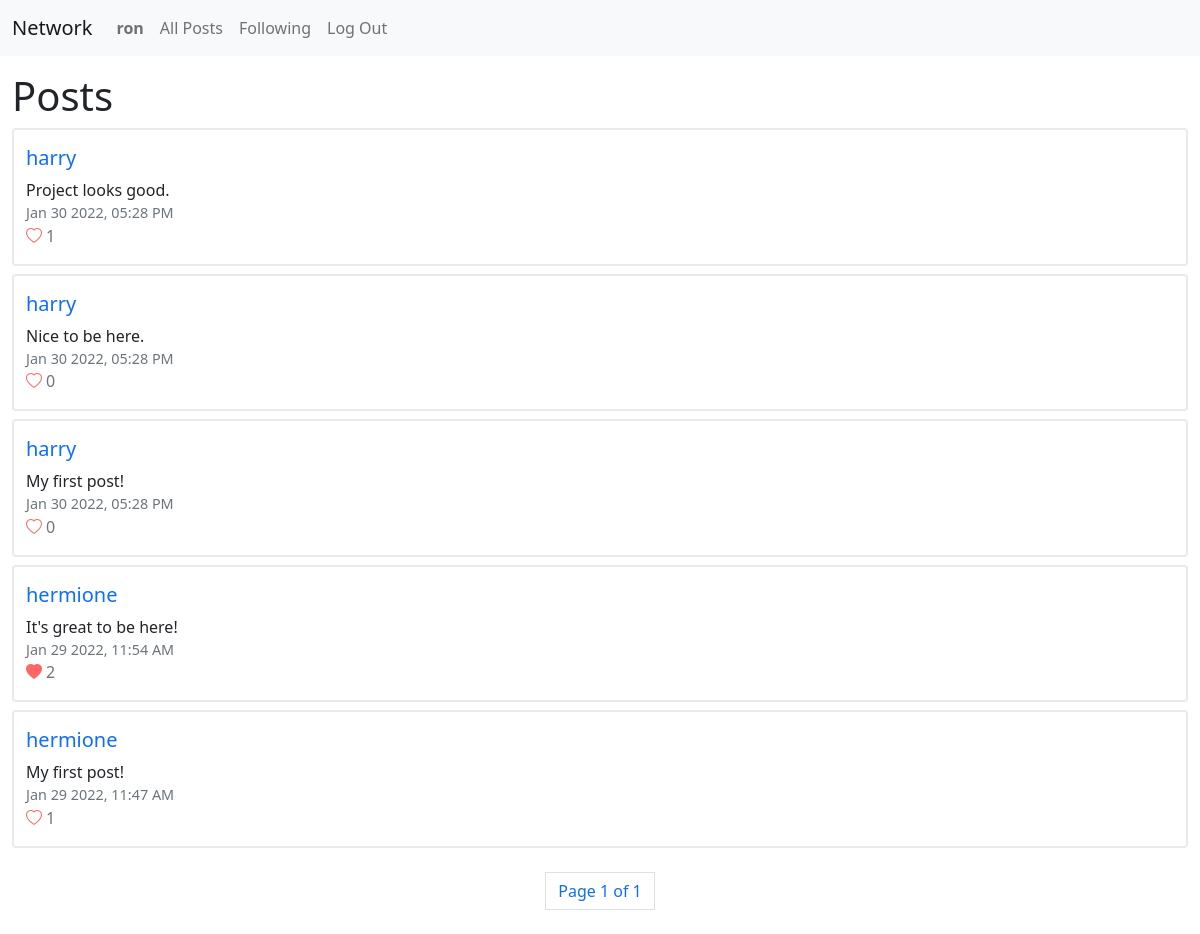
The page /following (signed in) on the database its author committed.
### network/models.py (models this page shows, shortened)
class User(AbstractUser):
    follows = models.ManyToManyField("User", blank=True, related_name="followers")

class Post(models.Model):
    user = models.ForeignKey("User", on_delete=models.CASCADE, related_name="posts")
    content = models.TextField(blank=True)
    timestamp = models.DateTimeField(auto_now_add=True)
    like = models.ManyToManyField("User", blank=True, related_name="liked")
    def timestampOfPost(self):
        return self.timestamp.strftime("%b %d %Y, %I:%M %p")

### network/views.py (the view)
# urls.py: path("following", views.following, name="following"),
@login_required(login_url='/login')
def following(request):
    followsUser = request.user.follows.all()
    posts = Post.objects.filter(user__in= followsUser).order_by("id").reverse()
    p = Paginator(posts, 10, orphans=0, allow_empty_first_page=True)
    pageNumber = request.GET.get('page')
    pageObj = p.get_page(pageNumber)
    return render(request, "network/following.html", {
        'page_obj': pageObj
    })

### network/templates/network/following.html (shortened to what this page needs)
{% extends "network/layout.html" %}
{% load static %}
{% block body %}
    <h1>Posts</h1>
    {% for post in page_obj %}
        <div class="post container-fluid">
            <a href="{% url 'profile' post.user %}"><h5>{{ post.user }}</h5></a>
            <div class="content">{{ post.content }}</div>
            <div class="post-timestamp text-muted">{{ post.timestampOfPost }}</div>
            {% if user in post.like.all %}
                <div><i class="bi bi-heart-fill heart " data-id="{{ post.id }}"></i><span class="text-muted count" id="{{ post.id }}">{{ post.like.all.count }}</span></div>
            {% else %}
                <div><i class="bi bi-heart heart" data-id="{{ post.id }}" id="like"></i><span class="text-muted count" id="{{ post.id }}">{{ post.like.all.count }}</span></div>
            {% endif %}
        </div>
    {% endfor %}
    <nav aria-label="Page navigation example" id="pagination">
        <ul class="pagination justify-content-center">
            <li class="page-item page-link">Page {{ page_obj.number }} of {{ page_obj.paginator.num_pages  }}</li>
        </ul>
    </nav>
{% endblock %}

### network/templates/network/layout.html (shortened to what this page needs)
{% load static %}
<!DOCTYPE html>
<html lang="en">
    <head>
        <link href="https://cdn.jsdelivr.net/npm/bootstrap@5.1.3/dist/css/bootstrap.min.css" rel="stylesheet">
        <link rel="stylesheet" href="https://cdn.jsdelivr.net/npm/bootstrap-icons@1.7.2/font/bootstrap-icons.css">
        <link href="{% static 'network/styles.css' %}" rel="stylesheet">
    </head>
    <body>
        <nav class="navbar navbar-expand-lg navbar-light bg-light">
            <div class="container-fluid">
                <a class="navbar-brand" href="{% url 'index' %}">Network</a>
                <ul class="navbar-nav me-auto mb-2 mb-lg-0">
                    {% if user.is_authenticated %}
                        <li class="nav-item">
                            <a class="nav-link" href="{% url 'profile' user.username %}"><strong id="name">{{ user.username }}</strong></a>
                        </li>
                    {% endif %}
                    <li class="nav-item">
                    <a class="nav-link" href="{% url 'index' %}">All Posts</a>
                    </li>
                    {% if user.is_authenticated %}
                        <li class="nav-item">
                            <a class="nav-link" href="{% url 'following' %}">Following</a>
                        </li>
                        <li class="nav-item">
                            <a class="nav-link" href="{% url 'logout' %}">Log Out</a>
                        </li>
                    {% endif %}
                </ul>
            </div>
        </nav>
        <div class="container-fluid" style="margin-top: 1rem;">
            {% block body %}
            {% endblock %}
        </div>
    </body>
</html>

### network/static/network/styles.css (style rules this page uses)
* { box-sizing: border-box; }
.new-post, .post { border: 2px solid #eaeaea; border-radius: 4px; padding-top: 1rem; padding-bottom: 1rem; }
#pagination { margin: 1.5rem; }
.post { margin-bottom: 0.5rem; }
.post a { text-decoration: none; }
.post-timestamp { font-size: 0.9rem !important; }
.heart { color: #ff6666; }
.count { margin-left: 0.25rem; }

### rows shown on the page
User: username "ron"
Post: user "harry", content "Project looks good.", timestampOfPost "Jan 30 2022, 05:28 PM", like.all.count "1"
Post: user "harry", content "Nice to be here.", timestampOfPost "Jan 30 2022, 05:28 PM", like.all.count "0"
Post: user "harry", content "My first post!", timestampOfPost "Jan 30 2022, 05:28 PM", like.all.count "0"
Post: user "hermione", content "It's great to be here!", timestampOfPost "Jan 29 2022, 11:54 AM", like.all.count "2"
Post: user "hermione", content "My first post!", timestampOfPost "Jan 29 2022, 11:47 AM", like.all.count "1"

### other values the page prints
{{ page_obj.number }} "1"
{{ page_obj.paginator.num_pages }} "1"
